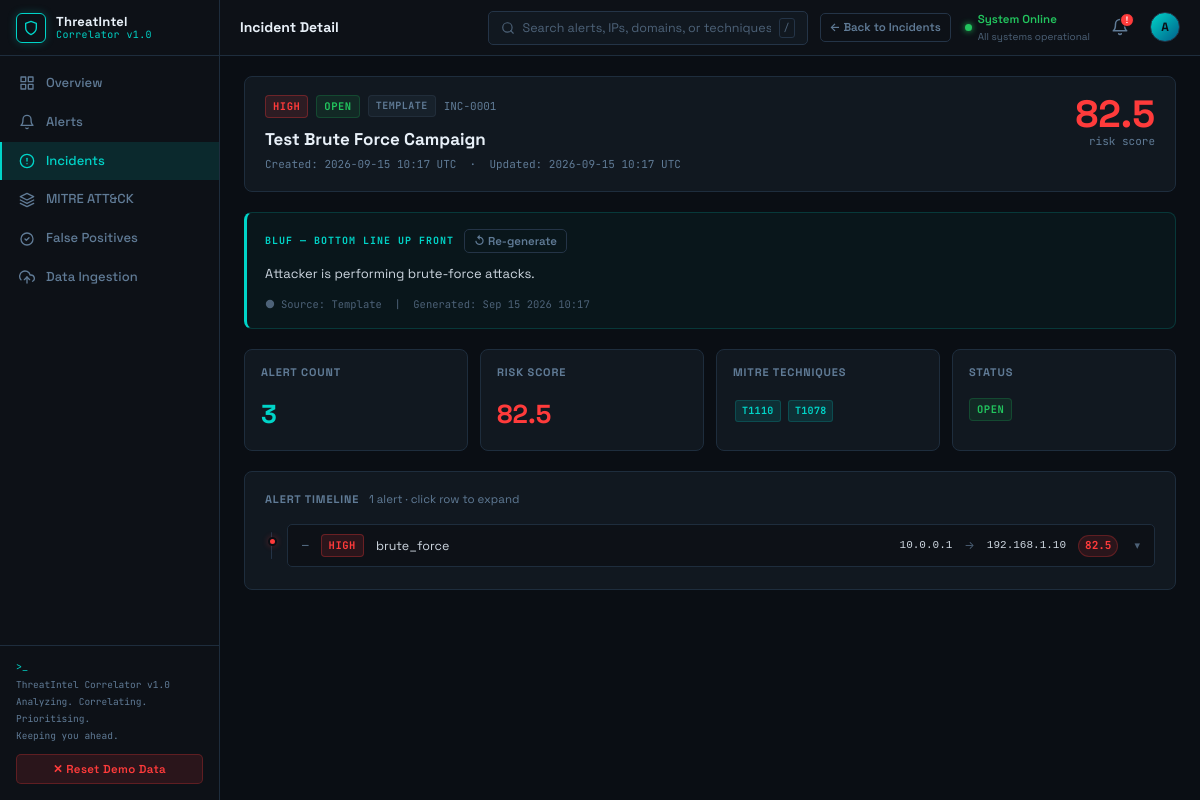
The page /incidents/1 on the database its author committed.
### app/models/incident.py (models this page shows, shortened)
class Incident(db.Model):
    __tablename__ = "incidents"
    id = db.Column(db.Integer, primary_key=True)
    title = db.Column(db.Text, nullable=True)
    priority = db.Column(db.Text, nullable=True)          # HIGH / MEDIUM / LOW
    risk_score = db.Column(db.Float, nullable=True)
    alert_count = db.Column(db.Integer, default=0)
    mitre_techniques = db.Column(db.Text, nullable=True)  # comma-separated IDs
    bluf_summary = db.Column(db.Text, nullable=True)
    bluf_source = db.Column(db.Text, nullable=True)       # "watsonx" or "template"
    status = db.Column(db.Text, default="open")           # open / investigating / closed
    created_at = db.Column(db.DateTime, default=lambda: datetime.now(timezone.utc))
    updated_at = db.Column(
        db.DateTime,
        default=lambda: datetime.now(timezone.utc),
        onupdate=lambda: datetime.now(timezone.utc),
    )
    alerts = db.relationship(
        "Alert",
        secondary="alert_incidents",
        back_populates="incidents",
        lazy="dynamic",
    )

### app/models/alert.py (models this page shows, shortened)
class Alert(db.Model):
    __tablename__ = "alerts"
    id = db.Column(db.Integer, primary_key=True)
    external_id = db.Column(db.Text, nullable=True)
    source_feed = db.Column(db.Text, nullable=True)
    timestamp = db.Column(db.DateTime, nullable=True)
    source_ip = db.Column(db.Text, nullable=True)
    dest_ip = db.Column(db.Text, nullable=True)
    event_type = db.Column(db.Text, nullable=True)
    severity_raw = db.Column(db.Text, nullable=True)
    description = db.Column(db.Text, nullable=True)
    risk_score = db.Column(db.Float, nullable=True)
    priority = db.Column(db.Text, nullable=True)          # HIGH / MEDIUM / LOW
    is_false_positive = db.Column(db.Boolean, default=False)
    fp_reason = db.Column(db.Text, nullable=True)
    mitre_technique_id = db.Column(db.Text, nullable=True)
    mitre_technique_name = db.Column(db.Text, nullable=True)
    raw_data = db.Column(db.JSON, nullable=True)
    score_breakdown = db.Column(db.JSON, nullable=True)
    created_at = db.Column(db.DateTime, default=lambda: datetime.now(timezone.utc))
    incidents = db.relationship(
        "Incident",
        secondary="alert_incidents",
        back_populates="alerts",
        lazy="dynamic",
    )

### app/routes/dashboard.py (the view)
@dashboard_bp.route("/incidents/<int:incident_id>")
def incident_detail(incident_id):
    incident = db.session.get(Incident, incident_id)
    if incident is None:
        abort(404)
    constituent_alerts = sorted(
        list(incident.alerts), key=lambda a: (a.timestamp or a.created_at or 0)
    )
    return render_template(
        "dashboard/incident_detail.html",
        incident=incident,
        constituent_alerts=constituent_alerts,
    )

### app/templates/dashboard/incident_detail.html (shortened to what this page needs)
{% extends "base.html" %}
{% block page_title %}Incident Detail{% endblock %}
{% block topbar_actions %}
  <a href="{{ url_for('dashboard.incidents') }}" class="btn btn-secondary btn-sm">← Back to Incidents</a>
{% endblock %}
{% block content %}
{% set p = (incident.priority or 'UNKNOWN')|upper %}
{% set status = incident.status or 'open' %}
<div class="card mb-5">
  <div style="display:flex;align-items:flex-start;gap:16px;flex-wrap:wrap">
    <div style="flex:1;min-width:0">
      <div style="display:flex;align-items:center;gap:8px;margin-bottom:10px;flex-wrap:wrap">
        <span class="badge badge-{{ p|lower }}">{{ p }}</span>
        <span class="badge badge-{{ 'invest' if status == 'investigating' else status }}">{{ status }}</span>
        {% if incident.bluf_source == 'watsonx' %}
          <span class="badge badge-watsonx">✦ watsonx AI</span>
        {% else %}
          <span class="badge badge-template">Template</span>
        {% endif %}
        <span class="font-mono" style="color:var(--muted2);font-size:11px">INC-{{ '%04d' | format(incident.id) }}</span>
      </div>
      <h1 style="font-size:17px;font-weight:700;color:var(--text-bright);line-height:1.3;margin-bottom:6px">
        {{ incident.title or 'Untitled Incident' }}
      </h1>
      <div class="font-mono" style="color:var(--muted2);font-size:11px">
        Created: {{ incident.created_at.strftime('%Y-%m-%d %H:%M UTC') if incident.created_at else '—' }}
        &nbsp;·&nbsp;
        Updated: {{ incident.updated_at.strftime('%Y-%m-%d %H:%M UTC') if incident.updated_at else '—' }}
      </div>
    </div>
    <div style="text-align:right;flex-shrink:0">
      <div style="font-size:38px;font-weight:900;color:var(--{{ 'high' if (incident.risk_score or 0) >= 70 else ('medium' if (incident.risk_score or 0) >= 40 else 'low') }});line-height:1;font-family:var(--font-ui)">
        {{ (incident.risk_score or 0)|round(1) }}
      </div>
      <div class="font-mono" style="color:var(--muted2);font-size:11px">risk score</div>
    </div>
  </div>
</div>
<div class="bluf-box mb-5" id="bluf-box">
  <div class="bluf-header">
    <span class="bluf-label">BLUF — Bottom Line Up Front</span>
    <button class="btn btn-secondary btn-sm" id="btn-regen-bluf" data-incident-id="{{ incident.id }}">
      ↺ Re-generate
    </button>
  </div>
  <div class="bluf-text" id="bluf-text">
    {% if incident.bluf_summary %}
      {{ incident.bluf_summary }}
    {% else %}
      <span class="text-muted">No BLUF generated yet. Click "Re-generate" to create one.</span>
    {% endif %}
  </div>
  <div class="bluf-attribution">
    {% if incident.bluf_source == 'watsonx' %}
      <svg width="10" height="10" viewBox="0 0 24 24" fill="var(--cyan)"><circle cx="12" cy="12" r="10"/></svg>
      Source: AI (watsonx)
    {% else %}
      <svg width="10" height="10" viewBox="0 0 24 24" fill="var(--muted)"><circle cx="12" cy="12" r="10"/></svg>
      Source: Template
    {% endif %}
    &nbsp;|&nbsp; Generated: {{ incident.updated_at.strftime('%b %d %Y %H:%M') if incident.updated_at else '—' }}
  </div>
</div>
<div style="display:grid;grid-template-columns:repeat(auto-fit,minmax(140px,1fr));gap:12px;margin-bottom:20px">
  <div class="card" style="padding:14px 16px">
    <div class="card-title">Alert Count</div>
    <div style="font-size:26px;font-weight:800;color:var(--cyan)">{{ incident.alert_count or 0 }}</div>
  </div>
  <div class="card" style="padding:14px 16px">
    <div class="card-title">Risk Score</div>
    <div style="font-size:26px;font-weight:800;color:var(--{{ 'high' if (incident.risk_score or 0) >= 70 else ('medium' if (incident.risk_score or 0) >= 40 else 'low') }})">
      {{ (incident.risk_score or 0)|round(1) }}
    </div>
  </div>
  <div class="card" style="padding:14px 16px">
    <div class="card-title">MITRE Techniques</div>
    <div style="padding-top:4px">
      {% if incident.mitre_techniques %}
        {% for tech in incident.mitre_techniques.split(',') %}
          {% set t = tech.strip() %}{% if t %}
          <span class="tag" style="margin:2px">{{ t }}</span>
          {% endif %}
        {% endfor %}
      {% else %}
        <span class="text-muted">None mapped</span>
      {% endif %}
    </div>
  </div>
  <div class="card" style="padding:14px 16px">
    <div class="card-title">Status</div>
    <div style="padding-top:4px">
      <span class="badge badge-{{ 'invest' if status == 'investigating' else status }}">{{ status }}</span>
    </div>
  </div>
</div>
<div class="card">
  <div class="card-title" style="margin-bottom:16px">
    Alert Timeline
    <span style="font-weight:400;color:var(--muted2);text-transform:none;letter-spacing:0;font-size:11.5px;margin-left:6px;font-family:var(--font-ui)">
      {{ constituent_alerts | length }} alert{{ 's' if constituent_alerts | length != 1 }} · click row to expand
    </span>
  </div>
  {% if constituent_alerts %}
  <div class="timeline">
    {% for alert in constituent_alerts %}
    {% set ap = (alert.priority or 'UNKNOWN')|upper %}
    <div class="timeline-item">
      <div class="timeline-dot {{ ap|lower }}"></div>
      <div style="background:var(--bg2);border:1px solid var(--border);border-radius:var(--radius-sm);margin-bottom:4px;overflow:hidden">
        <div class="row-clickable" data-target="tl-detail-{{ alert.id }}"
             style="display:flex;align-items:center;gap:12px;padding:9px 14px;cursor:pointer"
             onclick="toggleTimelineDetail('tl-detail-{{ alert.id }}')">
          <span class="font-mono" style="color:var(--muted2);white-space:nowrap;font-size:11px">
            {{ alert.timestamp.strftime('%Y-%m-%d %H:%M:%S') if alert.timestamp else '—' }}
          </span>
          <span class="badge badge-{{ ap|lower }}">{{ ap }}</span>
          <span style="flex:1;font-size:12.5px;color:var(--text)">{{ alert.event_type or '—' }}</span>
          <code style="font-size:11px">{{ alert.source_ip or '—' }}</code>
          <span class="text-muted" style="font-size:11px">→</span>
          <code style="font-size:11px">{{ alert.dest_ip or '—' }}</code>
          <span class="score-badge score-{{ 'high' if (alert.risk_score or 0) >= 70 else ('medium' if (alert.risk_score or 0) >= 40 else 'low') }}" style="font-size:11px">
            {{ (alert.risk_score or 0)|round(1) }}
          </span>
          <span class="text-muted" style="font-size:11px;margin-left:4px">▾</span>
        </div>
      </div>
    </div>
    {% endfor %}
  </div>
  {% else %}
  <p class="text-muted">No constituent alerts found.</p>
  {% endif %}
</div>
{% endblock %}

### app/static/css/main.css (style rules this page uses)
*, *::before, *::after { box-sizing: border-box; margin: 0; padding: 0; }
:root { --bg: #0a0e14; --bg2: #0d1117; --sidebar-bg: #0d1117; --card-bg: #111820; --card-bg2: #0f1621; --border: #1e2d3d; --border2: #243447; --text: #cdd6e0; --text-bright: #e8f0f8; --muted: #4d6278; --muted2: #607b96; --cyan: #00d4c8; --cyan-dim: rgba(0,212,200,0.12); --cyan-glow: rgba(0,212,200,0.25); --high: #ff3b3b; --high-dim: rgba(255,59,59,0.12); --high-glow: rgba(255,59,59,0.3); --medium: #f59e0b; --medium-dim: rgba(245,158,11,0.12); --low: #22c55e; --low-dim: rgba(34,197,94,0.10); --blue: #3b82f6; --blue-dim: rgba(59,130,246,0.12); --sidebar-w: 220px; --topbar-h: 56px; --radius: 8px; --radius-sm: 5px; --radius-lg: 12px; --transition: 0.15s ease; --font-mono: 'JetBrains Mono', 'Courier New', monospace; --font-ui: 'Space Grotesk', system-ui, -apple-system, sans-serif; }
html, body { height: 100%; background: var(--bg); color: var(--text); font-family: var(--font-ui); font-size: 13.5px; line-height: 1.6; }
a { color: var(--cyan); text-decoration: none; }
.card { background: var(--card-bg); border: 1px solid var(--border); border-radius: var(--radius); padding: 18px 20px; }
.card-title { font-size: 11px; font-weight: 700; letter-spacing: 0.08em; text-transform: uppercase; color: var(--muted2); margin-bottom: 12px; }
.badge { display: inline-block; padding: 2px 7px; border-radius: 4px; font-size: 10.5px; font-weight: 700; letter-spacing: 0.05em; text-transform: uppercase; font-family: var(--font-mono); }
.badge-high { background: var(--high-dim); color: var(--high); border: 1px solid rgba(255,59,59,0.3); }
.badge-open { background: var(--low-dim); color: var(--low); border: 1px solid rgba(34,197,94,0.2); }
.badge-template { background: rgba(77,98,120,0.12); color: var(--muted2); border: 1px solid rgba(77,98,120,0.2); font-size: 10px; }
.score-badge { display: inline-flex; align-items: center; justify-content: center; min-width: 38px; height: 22px; border-radius: 11px; font-size: 11px; font-weight: 700; font-family: var(--font-mono); padding: 0 6px; }
.score-high { background: var(--high-dim); color: var(--high); border: 1px solid rgba(255,59,59,0.25); }
.btn { display: inline-flex; align-items: center; gap: 5px; padding: 6px 13px; border-radius: var(--radius-sm); font-size: 12.5px; font-weight: 600; cursor: pointer; border: 1px solid transparent; transition: all var(--transition); text-decoration: none !important; font-family: var(--font-ui); }
.btn-secondary { background: transparent; color: var(--muted2); border-color: var(--border2); }
.btn-sm { padding: 4px 9px; font-size: 11.5px; }
.tag { display: inline-block; padding: 2px 6px; background: var(--cyan-dim); border: 1px solid rgba(0,212,200,0.18); border-radius: 3px; font-size: 10px; font-weight: 700; color: var(--cyan); letter-spacing: 0.03em; font-family: var(--font-mono); cursor: pointer; transition: background var(--transition); }
.bluf-box { background: rgba(0,212,200,0.04); border: 1px solid rgba(0,212,200,0.18); border-left: 3px solid var(--cyan); border-radius: var(--radius); padding: 16px 18px; margin-bottom: 18px; }
.bluf-header { display: flex; align-items: center; gap: 10px; margin-bottom: 10px; flex-wrap: wrap; }
.bluf-label { font-size: 10px; font-weight: 700; letter-spacing: 0.1em; text-transform: uppercase; color: var(--cyan); font-family: var(--font-mono); }
.bluf-text { font-size: 13px; line-height: 1.7; color: var(--text); }
.bluf-attribution { margin-top: 10px; font-size: 10.5px; color: var(--muted); font-family: var(--font-mono); display: flex; align-items: center; gap: 6px; }
.timeline { position: relative; padding-left: 22px; }
.timeline::before { content: ''; position: absolute; left: 6px; top: 8px; bottom: 8px; width: 1px; background: var(--border2); border-radius: 1px; }
.timeline-item { position: relative; margin-bottom: 4px; }
.timeline-dot { position: absolute; left: -19px; top: 13px; width: 9px; height: 9px; border-radius: 50%; background: var(--border2); border: 2px solid var(--bg); }
.timeline-dot.high { background: var(--high); box-shadow: 0 0 6px var(--high-glow); }
.mb-5 { margin-bottom: 20px; }
.text-muted { color: var(--muted); }
.font-mono { font-family: var(--font-mono); font-size: 12px; }

### rows shown on the page
Incident: status "OPEN", id "0001", title "Test Brute Force Campaign", created_at "2026-09-15 10:17 UTC", updated_at "2026-09-15 10:17 UTC", risk_score "82.5", bluf_summary "Attacker is performing brute-force attacks.", updated_at "Sep 15 2026 10:17", alert_count "3"
Alert: timestamp "—", priority "HIGH", event_type "brute_force", source_ip "10.0.0.1", dest_ip "192.168.1.10", risk_score "82.5"

### other values the page prints
{{ p }} "HIGH"
{{ t }} "T1110" "T1078"
{{ constituent_alerts | length }} "1"
